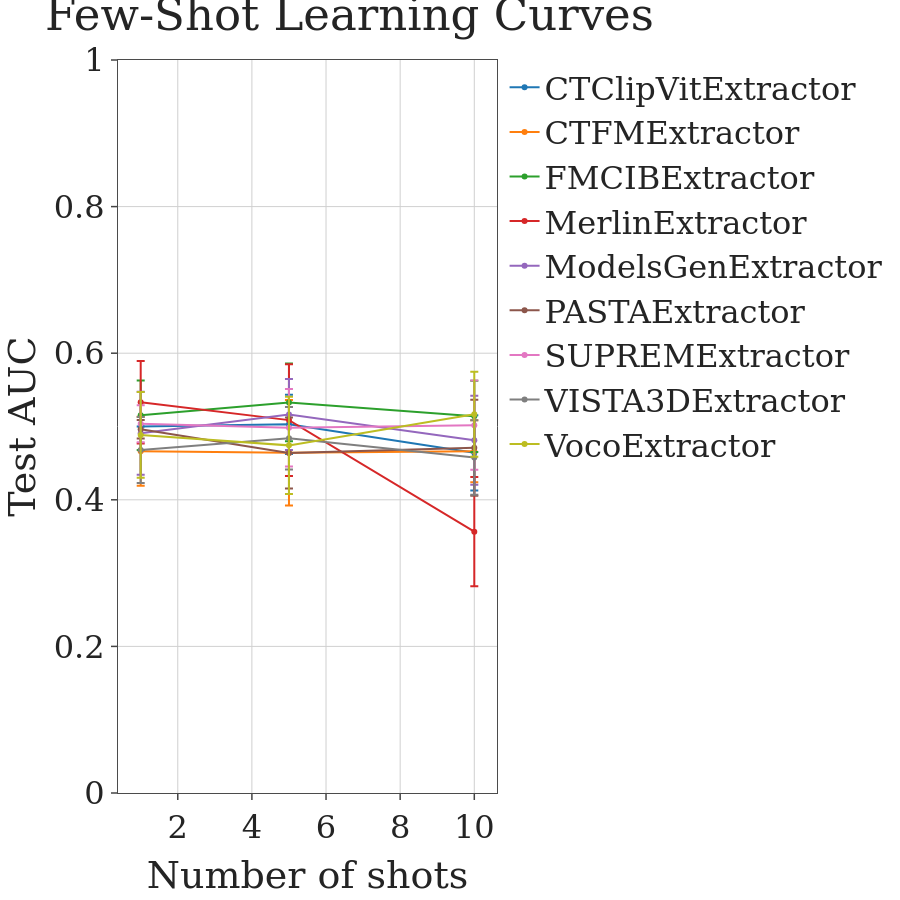

Here is the notebook cell this chart was saved with:
### Markdown cell above
## Few-Shot Learning Curves

Visualize how model performance scales with increasing training samples.

### Code cell
# Plot few-shot learning curves

model_names = list(next(iter(few_shot_results.values())).keys())
fig = go.Figure()

for model_name in model_names:
    shot_values = []
    means = []
    cis = []

    for shots in shot_configs:
        shot_values.append(shots)
        result = few_shot_results.get(shots, {}).get(model_name, {})
        if "mean" not in result or "ci95" not in result:
            continue
        means.append(result["mean"])
        lower, upper = result["ci95"]
        cis.append(upper - result["mean"])

    fig.add_trace(go.Scatter(
        x=shot_values,
        y=means,
        mode='lines+markers',
        name=model_name,
        error_y=dict(type='data', array=cis, visible=True)
    ))

apply_r_style(fig, font_size=32)
fig.update_layout(
    title='Few-Shot Learning Curves',
    xaxis_title='Number of shots',
    yaxis_title='Test AUC',
    height=FIG_SIZE,
    width=FIG_SIZE,
    template='simple_white'
)
fig.update_yaxes(range=[0, 1.0])
fig.write_image(PLOTS_DIR / f"colorectal_liver_metastases_few_shot.png")

fig.show()

### Figure 1 — Plotly figure (JSON) as saved in the notebook; plotly's stock layout.template omitted (floating-point values rounded to 4 significant figures)
{"data": [{"error_y": {"array": [0.0, 0.04041, 0.05128], "type": "data", "visible": true}, "mode": "lines+markers", "name": "CTClipVitExtractor", "type": "scatter", "x": [1, 5, 10], "y": [0.5, 0.503, 0.4641]}, {"error_y": {"array": [0.04696, 0.07201, 0.04232], "type": "data", "visible": true}, "mode": "lines+markers", "name": "CTFMExtractor", "type": "scatter", "x": [1, 5, 10], "y": [0.4663, 0.4643, 0.4663]}, {"error_y": {"array": [0.04742, 0.05306, 0.04852], "type": "data", "visible": true}, "mode": "lines+markers", "name": "FMCIBExtractor", "type": "scatter", "x": [1, 5, 10], "y": [0.5154, 0.5328, 0.5139]}, {"error_y": {"array": [0.05624, 0.07625, 0.07451], "type": "data", "visible": true}, "mode": "lines+markers", "name": "MerlinExtractor", "type": "scatter", "x": [1, 5, 10], "y": [0.5331, 0.5087, 0.3565]}, {"error_y": {"array": [0.05671, 0.04837, 0.06062], "type": "data", "visible": true}, "mode": "lines+markers", "name": "ModelsGenExtractor", "type": "scatter", "x": [1, 5, 10], "y": [0.4907, 0.5163, 0.4813]}, {"error_y": {"array": [0.01265, 0.04853, 0.06549], "type": "data", "visible": true}, "mode": "lines+markers", "name": "PASTAExtractor", "type": "scatter", "x": [1, 5, 10], "y": [0.4961, 0.4639, 0.4711]}, {"error_y": {"array": [0.02524, 0.05295, 0.06077], "type": "data", "visible": true}, "mode": "lines+markers", "name": "SUPREMExtractor", "type": "scatter", "x": [1, 5, 10], "y": [0.5039, 0.4983, 0.5019]}, {"error_y": {"array": [0.04512, 0.04271, 0.05084], "type": "data", "visible": true}, "mode": "lines+markers", "name": "VISTA3DExtractor", "type": "scatter", "x": [1, 5, 10], "y": [0.468, 0.4839, 0.4578]}, {"error_y": {"array": [0.05854, 0.06624, 0.05801], "type": "data", "visible": true}, "mode": "lines+markers", "name": "VocoExtractor", "type": "scatter", "x": [1, 5, 10], "y": [0.4885, 0.4743, 0.5167]}], "layout": {"font": {"family": "DejaVu Serif", "size": 32}, "height": 900, "margin": {"b": 60, "l": 60, "r": 40, "t": 60}, "paper_bgcolor": "white", "plot_bgcolor": "white", "title": {"text": "Few-Shot Learning Curves"}, "width": 900, "xaxis": {"gridcolor": "#D0D0D0", "linecolor": "#4B4B4B", "mirror": true, "showgrid": true, "ticklen": 6, "ticks": "outside", "tickwidth": 1.5, "title": {"text": "Number of shots"}, "zeroline": false}, "yaxis": {"gridcolor": "#D0D0D0", "linecolor": "#4B4B4B", "mirror": true, "range": [0, 1.0], "showgrid": true, "ticklen": 6, "ticks": "outside", "tickwidth": 1.5, "title": {"text": "Test AUC"}, "zeroline": false}}}
